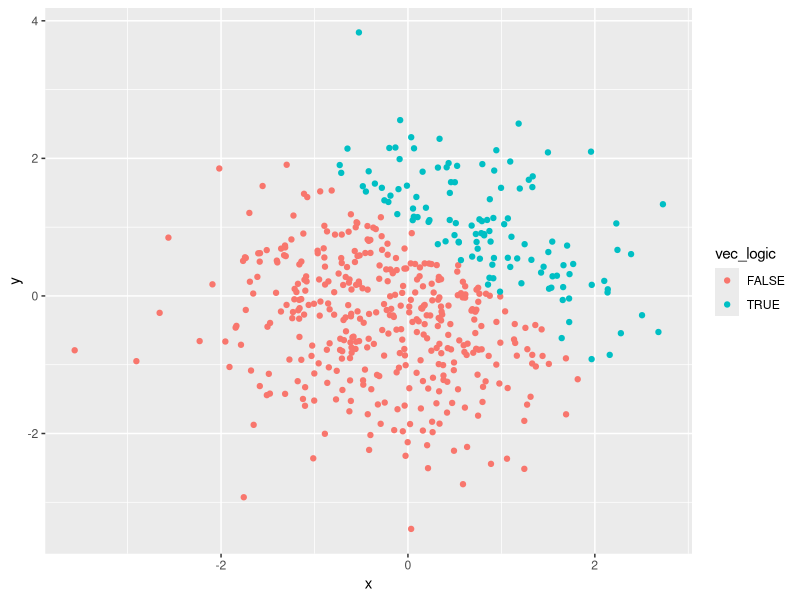
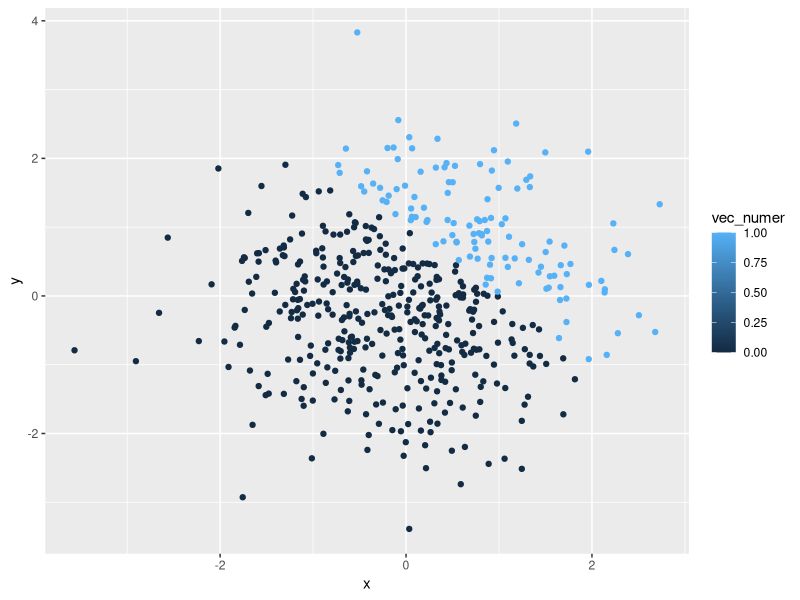
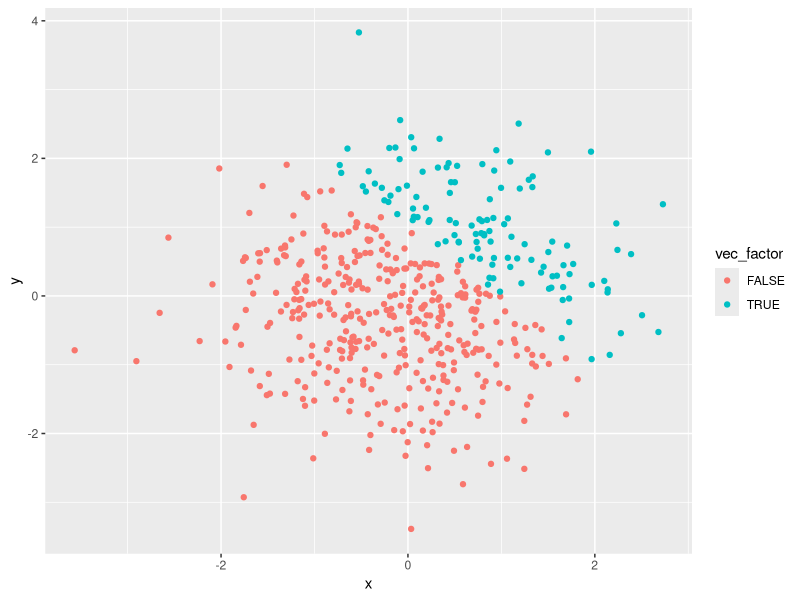
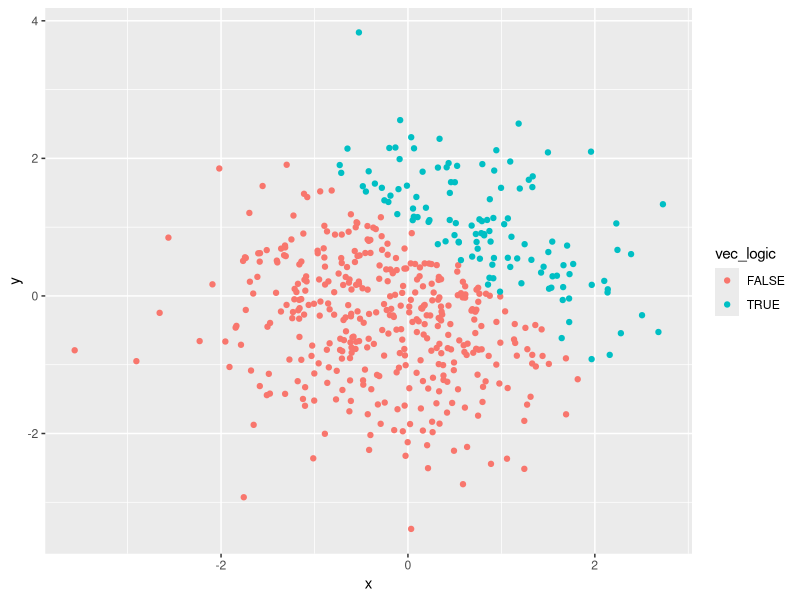

Write the R code that produced these figures, in order.
## ---- chunk 1
library(tidyverse)
df_1 = tibble(samp= rnorm(8),
              vec_logical = samp > 0,
              vec_chara = c("a","a","a","a","a","a","a","a"),
              vec_factor = factor(c("low","high","medium","high","low","medium", "high","low"),levels = c("low",              "medium","high"))
              )
## ---- chunk 2
convert_1 = as.numeric(pull(df_1, vec_logical))
convert_1*(pull(df_1, samp))

convert_2 = as.factor(pull(df_1, vec_logical))
convert_2*(pull(df_1, samp))

convert_3 = as.numeric(convert_2)
convert_3*(pull(df_1, samp))
## ---- chunk 3
df_2 = tibble(x = rnorm(500),y = rnorm(500),vec_logic = (x+y)>1,
              vec_numer = as.numeric(vec_logic),
              vec_factor = as.factor(vec_logic)
             )
## ---- chunk 4
set.seed(10086)

ggplot(df_2, aes(x = x, y = y, color = vec_logic)) + geom_point()
ggsave("df_2.png", width = 4, height = 4)
## ---- chunk 5
ggplot(df_2, aes(x = x, y = y,color = vec_numer)) + geom_point()
ggplot(df_2, aes(x = x, y = y,color = vec_factor)) + geom_point()
